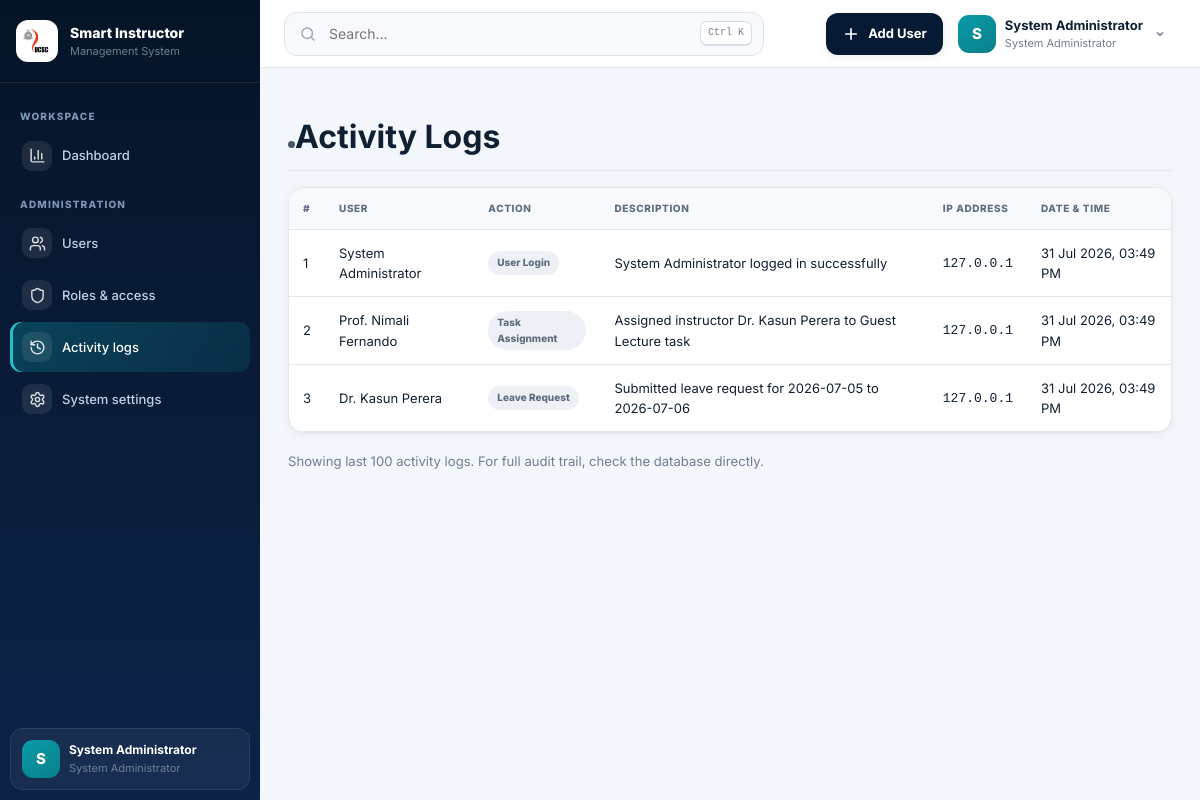
The page /admin/activity_logs.php (signed in) on the database its author committed.
### tables this page shows
CREATE TABLE users (
    id INT AUTO_INCREMENT PRIMARY KEY,
    username VARCHAR(50) NOT NULL UNIQUE,
    email VARCHAR(100) NOT NULL UNIQUE,
    password VARCHAR(255) NOT NULL,
    full_name VARCHAR(150) NOT NULL,
    role_id INT NOT NULL,
    status ENUM('active', 'inactive', 'suspended') DEFAULT 'active',
    phone VARCHAR(20),
    created_at TIMESTAMP DEFAULT CURRENT_TIMESTAMP,
    updated_at TIMESTAMP DEFAULT CURRENT_TIMESTAMP ON UPDATE CURRENT_TIMESTAMP,
    FOREIGN KEY (role_id) REFERENCES roles(id) ON DELETE RESTRICT
);

CREATE TABLE roles (
    id INT AUTO_INCREMENT PRIMARY KEY,
    role_name VARCHAR(100) NOT NULL UNIQUE,
    description TEXT,
    created_at TIMESTAMP DEFAULT CURRENT_TIMESTAMP
);

CREATE TABLE activity_logs (
    id INT AUTO_INCREMENT PRIMARY KEY,
    user_id INT NULL,
    action VARCHAR(100) NOT NULL,
    description TEXT,
    ip_address VARCHAR(45),
    created_at TIMESTAMP DEFAULT CURRENT_TIMESTAMP,
    FOREIGN KEY (user_id) REFERENCES users(id) ON DELETE SET NULL
);

### config/config.php (called while the page is built, shortened)
<?php
if (!function_exists('app_url')) {
    function app_url(string $path = ''): string {
        $path = ltrim($path, '/');
        return $path === '' ? SITE_URL : SITE_URL . '/' . $path;
    }
}

### includes/auth.php (called while the page is built, shortened)
<?php
require_once __DIR__ . '/../config/config.php';
require_once __DIR__ . '/../config/db.php';
function isLoggedIn() {
    return isset($_SESSION['user_id']) && !empty($_SESSION['user_id']);
}
function getCurrentUser() {
    global $pdo;
    static $cachedUser = null;
    if ($cachedUser === null) {
        $stmt = $pdo->prepare("SELECT u.*, r.role_name FROM users u JOIN roles r ON u.role_id = r.id WHERE u.id = ? LIMIT 1");
        $stmt->execute([$_SESSION['user_id']]);
        $cachedUser = $stmt->fetch();
    }
    return $cachedUser;
}
function getCurrentRoleId() {
    return isset($_SESSION['role_id']) ? (int)$_SESSION['role_id'] : null;
}
?>

### admin/activity_logs.php (the view, shortened to what this page needs)
<?php
require_once __DIR__ . '/../includes/auth.php';
require_once __DIR__ . '/../config/db.php';
include __DIR__ . '/../includes/header.php';
$logs = $pdo->query("
    SELECT al.*, u.full_name
    FROM activity_logs al
    LEFT JOIN users u ON al.user_id = u.id
    ORDER BY al.created_at DESC
    LIMIT 100
")->fetchAll();
?>
            <div class="d-flex justify-content-between align-items-center pt-3 pb-2 mb-3 border-bottom">
                <h1 class="h2"><span class="ui-dot" aria-hidden="true"></span>Activity Logs</h1>
            </div>
            <div class="card shadow-sm">
                <div class="card-body p-0">
                    <div class="table-responsive">
                        <table class="table table-hover mb-0">
                            <thead class="table-light">
                                <tr>
                                    <th>#</th>
                                    <th>User</th>
                                    <th>Action</th>
                                    <th>Description</th>
                                    <th>IP Address</th>
                                    <th>Date & Time</th>
                                </tr>
                            </thead>
                            <tbody>
                                <?php foreach ($logs as $index => $log): ?>
                                <tr>
                                    <td><?= $index + 1 ?></td>
                                    <td><?= htmlspecialchars($log['full_name'] ?? 'System') ?></td>
                                    <td><span class="badge bg-secondary"><?= htmlspecialchars($log['action']) ?></span></td>
                                    <td><?= htmlspecialchars($log['description']) ?></td>
                                    <td><code><?= htmlspecialchars($log['ip_address']) ?></code></td>
                                    <td><?= date('d M Y, h:i A', strtotime($log['created_at'])) ?></td>
                                </tr>
                                <?php endforeach; ?>
                            </tbody>
                        </table>
                    </div>
                </div>
            </div>
            <div class="mt-3 text-muted small">
                Showing last 100 activity logs. For full audit trail, check the database directly.
            </div>
<?php include __DIR__ . '/../includes/footer.php'; ?>

### includes/sidebar.php (shortened to what this page needs)
<?php
require_once __DIR__ . '/../config/config.php';
require_once __DIR__ . '/auth.php';
$currentRole = (int)getCurrentRoleId();
$currentPage = basename($_SERVER['PHP_SELF'] ?? '');
$currentUser = getCurrentUser() ?: [];
if (!function_exists('sidebar_link')) {
    function sidebar_link(string $path, string $label, string $icon, string $currentPage): void {
        $active = basename($path) === $currentPage ? ' active' : '';
        $iconUrl = app_url('assets/icons/' . $icon . '.svg');
        echo '<li><a class="sidebar-link' . $active . '" href="' . htmlspecialchars(app_url($path)) . '">';
        echo '<span class="sidebar-icon"><img src="' . htmlspecialchars($iconUrl) . '" alt=""></span>';
        echo '<span>' . htmlspecialchars($label) . '</span></a></li>';
    }
}
?>
<aside class="sidebar" id="sidebar">
  <div class="sidebar-head">
    <span class="sidebar-emblem"><img src="<?= app_url('assets/images/ucsc-logo.png') ?>" alt="UCSC"></span>
    <div><strong>Smart Instructor</strong><small>Management System</small></div>
  </div>
  <nav aria-label="Main navigation">
    <p class="sidebar-label">Workspace</p>
    <ul class="sidebar-nav">
      <?php
      $dashMap = [
        ROLE_ADMIN=>'admin/dashboard.php', ROLE_INSTRUCTOR=>'instructor/dashboard.php',
        ROLE_COORDINATOR=>'coordinator/dashboard.php', ROLE_CHIEF_COORDINATOR=>'chief_coordinator/dashboard.php',
        ROLE_NON_ACADEMIC=>'non_academic/dashboard.php', ROLE_PROJECT_COORDINATOR=>'project_coordinator/coordinator_dashboard.php',
        ROLE_DIRECTOR=>'director/dashboard.php'
      ];
      sidebar_link($dashMap[$currentRole] ?? 'index.php', 'Dashboard', 'chart-column', $currentPage);
      if ($currentRole === ROLE_ADMIN) {
        echo '<p class="sidebar-label">Administration</p>';
      }
      ?>
    </ul>
  </nav>
  <div class="sidebar-user">
    <span class="avatar"><?= htmlspecialchars(strtoupper(substr((string)($currentUser['full_name'] ?? 'U'),0,1))) ?></span>
    <span><strong><?= htmlspecialchars($currentUser['full_name'] ?? 'UCSC User') ?></strong><small><?= htmlspecialchars($currentUser['role_name'] ?? 'System User') ?></small></span>
  </div>
</aside>

### includes/navbar.php (shortened to what this page needs)
<?php
$roleId = function_exists('getCurrentRoleId') ? (int)getCurrentRoleId() : 0;
?>
<header class="topbar">
  <div class="topbar-inner">
    <div class="topbar-left">
      <div class="global-search" role="search">
        <svg viewBox="0 0 24 24" fill="none" stroke="currentColor" stroke-width="2" stroke-linecap="round"><circle cx="11" cy="11" r="7"/><path d="m20 20-4-4"/></svg>
        <input id="globalSearch" type="search" placeholder="Search..." aria-label="Search this page">
        <kbd>Ctrl K</kbd>
      </div>
    </div>
    <div class="top-actions">
      <?php if ($roleId === ROLE_ADMIN): ?>
      <div class="menu-wrap">
        <button class="primary-action" type="button" data-menu-button="quickMenu" aria-expanded="false">
          <svg viewBox="0 0 24 24" fill="none" stroke="currentColor" stroke-width="2.2" stroke-linecap="round"><path d="M12 5v14M5 12h14"/></svg>
          <span>Add User</span>
        </button>
      </div>
      <?php endif; ?>
      <div class="menu-wrap">
        <button class="profile-button" type="button" data-menu-button="profileMenu" aria-expanded="false">
          <span class="avatar"><?= htmlspecialchars($userInitial) ?></span>
          <span class="profile-copy">
            <strong><?= htmlspecialchars($displayName) ?></strong>
            <small><?= htmlspecialchars($roleName) ?></small>
          </span>
          <svg class="chevron" viewBox="0 0 24 24" fill="none" stroke="currentColor" stroke-width="2" stroke-linecap="round"><path d="m8 10 4 4 4-4"/></svg>
        </button>
      </div>
    </div>
  </div>
</header>

### rows shown on the page
users: full_name "S", full_name "System Administrator", role.role_name "System Administrator"
activity_logs: user.full_name "System Administrator", action "User Login", description "System Administrator logged in successfully", ip_address "127.0.0.1", created_at "31 Jul 2026, 03:49 PM"
activity_logs: user.full_name "Prof. Nimali Fernando", action "Task Assignment", description "Assigned instructor Dr. Kasun Perera to Guest Lecture task", ip_address "127.0.0.1", created_at "31 Jul 2026, 03:49 PM"
activity_logs: user.full_name "Dr. Kasun Perera", action "Leave Request", description "Submitted leave request for 2026-07-05 to 2026-07-06", ip_address "127.0.0.1", created_at "31 Jul 2026, 03:49 PM"

### other values the page prints
$label "Dashboard Users Roles & access Activity logs System settings"
